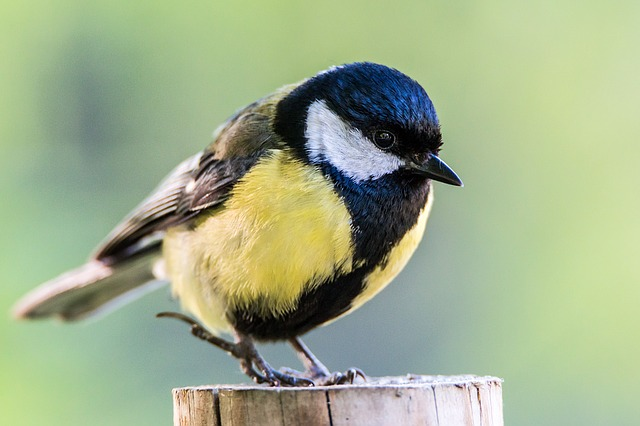
#> input picture ave.jpg, 640 x 426 px
$ python MoveImage.py
#> lines starting #> are read from the running program, lines starting #| are printed output that depends on the picture
#este codigo realiza traslacion de la imagen de prueba
import cv2
import numpy as np

imagen = cv2.imread('ave.jpg')
#> imagen is the input picture: shape (426, 640, 3); mean B, G, R 139.9, 174.4, 159.9
ancho = imagen.shape[1]
#> ancho = 640
alto = imagen.shape[0]
#> alto = 426
#se realizq la traslacion
m = np.float32([[1,0,-150],[0,1,150]]) #se modifican los valores para la posicion
imagenSalida = cv2.warpAffine(imagen, m, (ancho, alto))
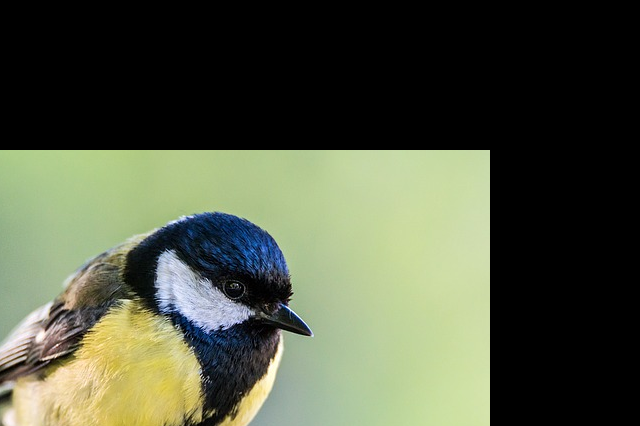
#> imagenSalida: shape (426, 640, 3); mean B, G, R 66.5, 86.7, 80.7

cv2.imshow('IMAGEN DE ENTRADA', imagen)
cv2.imshow('IMAGEN DE SALIDA', imagenSalida)
cv2.waitKey(0)
cv2.destroyAllWindows()
